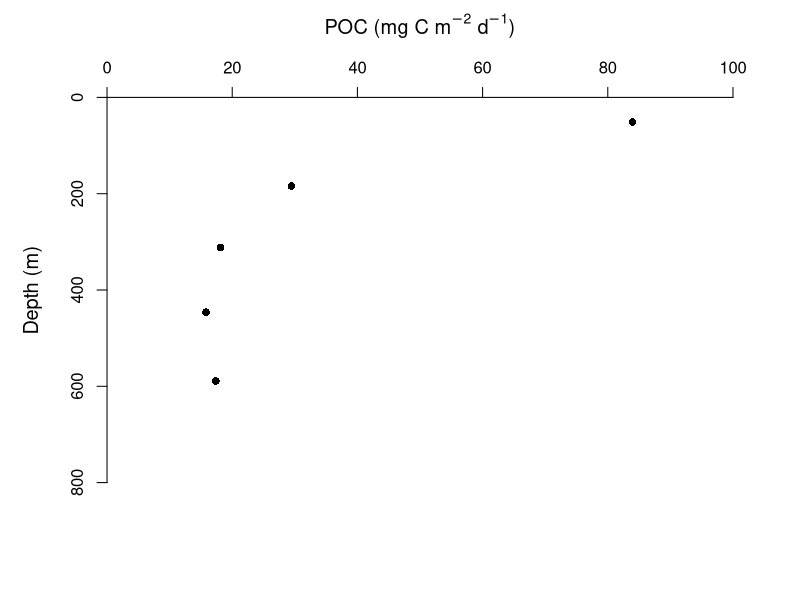
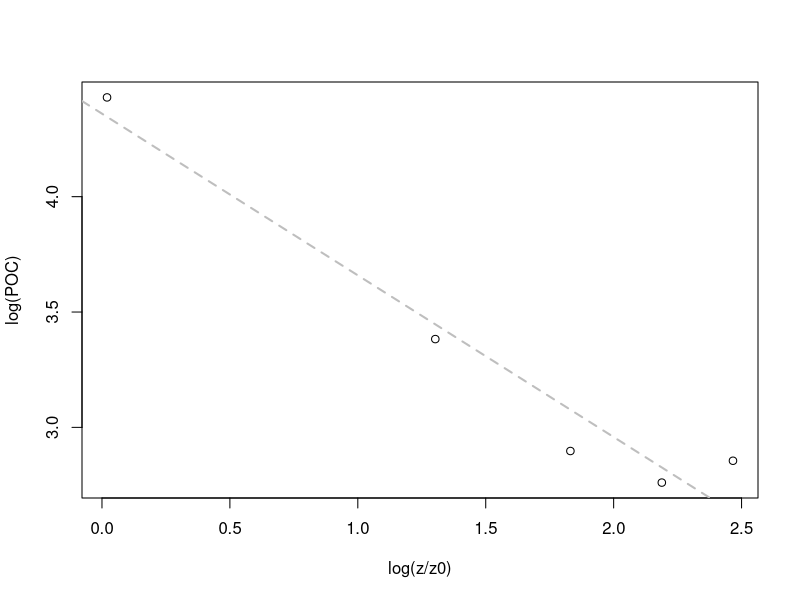
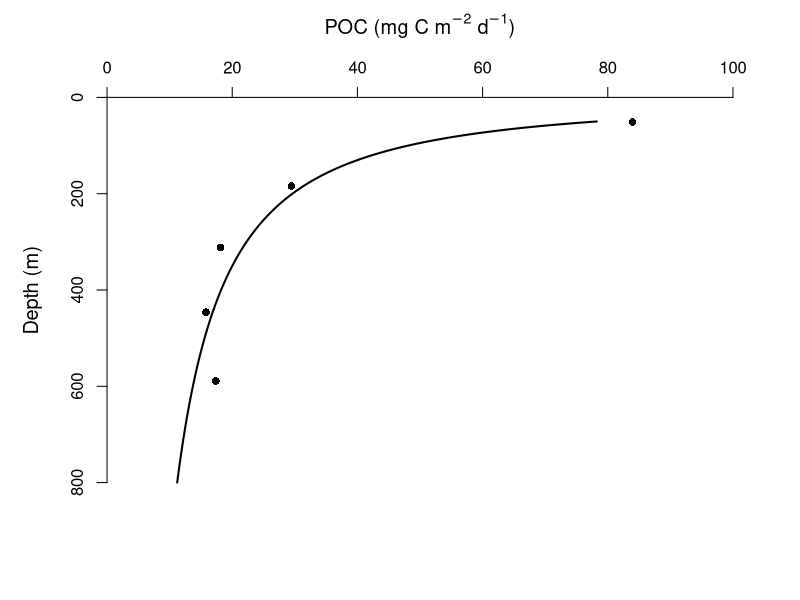
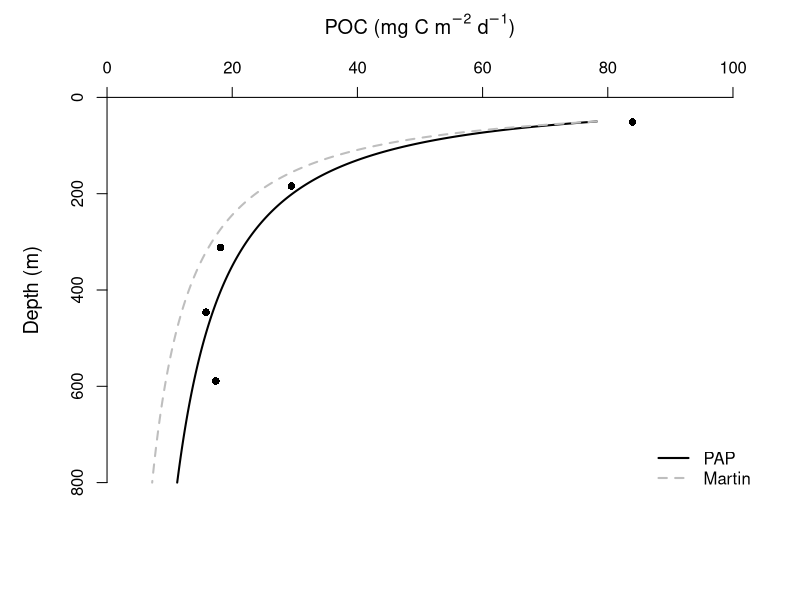

These figures' R source, in order:
## ---- chunk 1
  # Depth of sediment traps
  z   <-c(51, 184, 312, 446, 589)
  
  # POC flux 
  POC <- c(83.96, 29.45, 18.13, 15.81, 17.38)
  
  # Plot vertical profile (note that depth is on the y-axis)
  plot(z ~ POC, ylim=c(800,0), xlim=c(0,100), frame=F, yaxt="n", xaxt="n", ylab="", xlab="", pch=16)
	  # add y-axis
    axis(3, pos=0)
	  mtext("Depth (m)", side=2, line=2, cex=1.2)
	  # add x-axis
	  axis(2, pos=0)
	  mtext(expression(paste("POC (mg C ", m^-2 ," ", d^-1 ,")",sep="")), side=3, line= 2, cex=1.2)
## ---- chunk 2
  # Define reference depth
  z0 <- 50

  # Plot log-log transformed data to check fit
  plot(log(POC) ~ log(z/z0))

  # Linear regression on log-log transformed data
  model <- lm(log(POC) ~ log(z/z0))
  
  # Add regression line
  abline(model, col="grey", lwd=2, lty=2)
  
  # Summary of linear regression
  summary(model)
## ---- chunk 3
  # Extract slope
  coef(model)[2]
## ---- chunk 4
  # Extract uncertainty of slope
  summary(model)$coef[2,2]
## ---- chunk 5
  # Plot vertical profile (note that depth is on the y-axis)
  plot(z ~ POC, ylim=c(800,0), xlim=c(0,100), frame=F, yaxt="n", xaxt="n", ylab="", xlab="", pch=16)
	  # add y-axis
    axis(3, pos=0)
	  mtext("Depth (m)", side=2, line= 2, cex=1.2)
	  # add x-axis
	  axis(2, pos=0)
	  mtext(expression(paste("POC (mg C ", m^-2 ," ", d^-1 ,")",sep="")), side=3, line= 2, cex=1.2)

	# Depths I want to predict
	z_predict <- 50:800
	  
	# Predict flux (note the back-transformation)
	F_predict <- exp(predict(model, list(z=z_predict)))
	
	# Fit linear regression
	lines(F_predict, z_predict, lwd=2)  
## ---- chunk 6
  # Calculate flux at 100 m depth
  exp(predict(model, list(z=100)))
## ---- chunk 7
  # Plot vertical profile (note that depth is on the y-axis)
  plot(z ~ POC, ylim=c(800,0), xlim=c(0,100), frame=F, yaxt="n", xaxt="n", ylab="", xlab="", pch=16)
	  # add y-axis
    axis(3, pos=0)
	  mtext("Depth (m)", side=2, line= 2, cex=1.2)
	  # add x-axis
	  axis(2, pos=0)
	  mtext(expression(paste("POC (mg C ", m^-2 ," ", d^-1 ,")",sep="")), side=3, line= 2, cex=1.2)

	# Add our prediction
	lines(F_predict, z_predict, lwd=2)
	
	# -------------------------------------
	# Depth range I want to model
	z_new <- 50:800
	
	# Extract your reference depth (i.e. the slope)
	F_z0 <- coef(model)[1]
	
	# Predict fluxes if b was 0.86. Remember to use the original equation and to back-transform.
	F_Martin <- exp(-0.86 * log(z_new/z0) + F_z0)
	
	# Add Martin's curve
	lines(F_Martin, z_new, lty=2, lwd=2, col="grey")
	
	# Add legend
	legend("bottomright", legend=c("PAP", "Martin"), col=c(1, "grey"), lwd=2, lty=c(1,2), bty="n")
